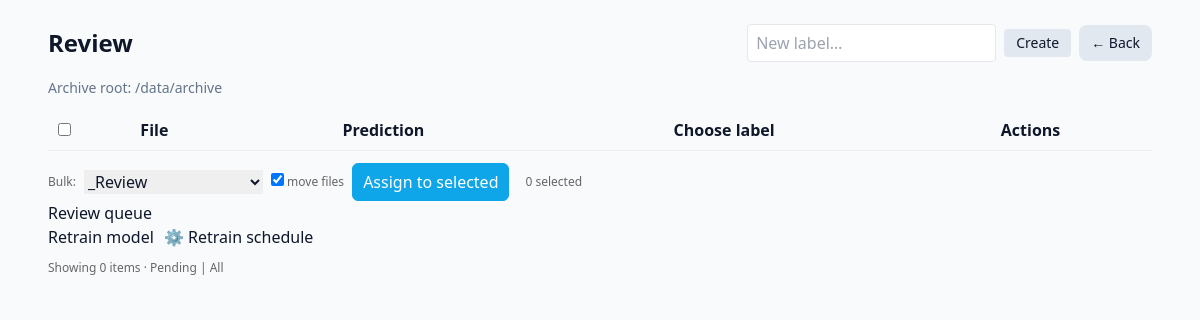
/review, run on an earlier commit of the app's database.
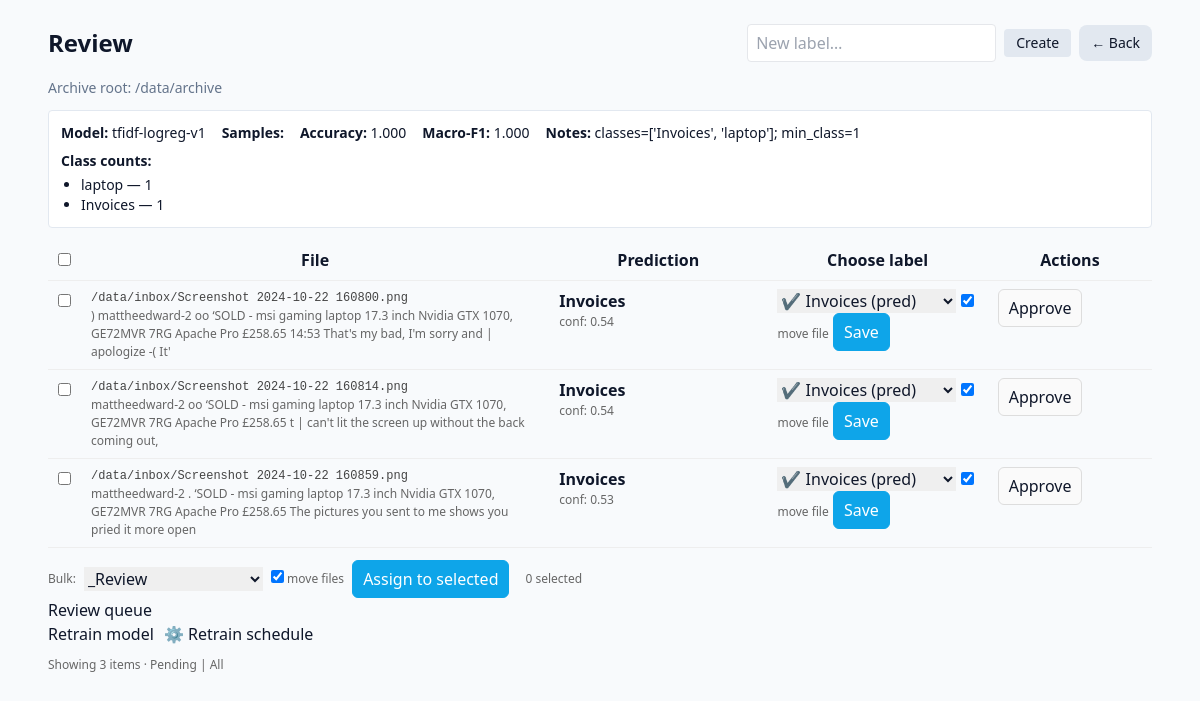
And on a later commit of the database.
### tables this page shows
CREATE TABLE ml_models (
  id         INTEGER PRIMARY KEY,
  version    TEXT NOT NULL,
  path       TEXT NOT NULL,
  trained_at TIMESTAMP DEFAULT CURRENT_TIMESTAMP,
  accuracy   REAL,
  macro_f1   REAL,
  notes      TEXT
);

CREATE TABLE ml_samples (
  file_hash       TEXT PRIMARY KEY,
  path            TEXT,
  text            TEXT,
  predicted_label TEXT,
  confidence      REAL,
  created_at      TIMESTAMP DEFAULT CURRENT_TIMESTAMP,
  updated_at      TIMESTAMP DEFAULT CURRENT_TIMESTAMP
);

### nas_file_organizer/web/review_router.py (the view)
@router.get("", response_class=HTMLResponse, name="review_page")  # -> GET /review
def review_page(request: Request, only_pending: int = 1):
    sql = """
      SELECT s.file_hash, s.path, s.text, s.predicted_label, s.confidence,
             (SELECT label FROM ml_labels WHERE file_hash = s.file_hash) AS gold_label
      FROM ml_samples AS s
      ORDER BY s.created_at DESC LIMIT 100
    """
    with db() as con:
        rows = con.execute(sql).fetchall()
    if only_pending:
        rows = [r for r in rows if r["gold_label"] is None]
    return templates.TemplateResponse("review.html", {
        "request": request,
        "rows": rows,
        "labels": _labels(),
        "archive_root": ARCHIVE_ROOT,
        "metrics": latest_metrics(),
        "class_counts": per_class_counts(),
    })

### templates/review.html (shortened to what this page needs)
<!doctype html>
<html>
<head>
  <script src="https://cdn.tailwindcss.com"></script>
</head>
<body class="bg-slate-50 text-slate-900">
  <div class="max-w-6xl mx-auto p-6">
    <div class="flex items-center justify-between mb-4">
      <h1 class="text-2xl font-bold">Review</h1>
      <div class="flex items-center gap-2">
        <form method="post" action="/review/labels/new" class="flex items-center gap-2">
          <input type="text" name="name" placeholder="New label…" class="px-2 py-1 border rounded">
          <button class="px-3 py-1 rounded bg-slate-200 hover:bg-slate-300 text-sm" type="submit">Create</button>
        </form>
        <a href="/" class="px-3 py-2 rounded-lg bg-slate-200 hover:bg-slate-300 text-sm">← Back</a>
      </div>
    </div>
    <p class="text-slate-500 text-sm mb-3">Archive root: {{ archive_root }}</p>
{% if metrics %}
<div class="bg-white rounded border border-slate-200 p-3 mb-3">
  <div class="flex flex-wrap gap-4 items-baseline text-sm">
    <div><span class="font-semibold">Model:</span> {{ metrics.version }}</div>
    {% if metrics.samples is not none %}<div><span class="font-semibold">Samples:</span> {{ metrics.samples }}</div>{% endif %}
    <div><span class="font-semibold">Accuracy:</span>
      {% if metrics.accuracy is not none %}{{ '%.3f'|format(metrics.accuracy) }}{% else %}n/a{% endif %}
    </div>
    <div><span class="font-semibold">Macro-F1:</span>
      {% if metrics.macro_f1 is not none %}{{ '%.3f'|format(metrics.macro_f1) }}{% else %}n/a{% endif %}
    </div>
    {% if metrics.notes %}<div><span class="font-semibold">Notes:</span> {{ metrics.notes }}</div>{% endif %}
  </div>
  {% if class_counts and class_counts|length > 0 %}
  <div class="mt-2 text-sm">
    <span class="font-semibold">Class counts:</span>
    <ul class="list-disc ml-5 mt-1">
      {% for label, n in class_counts[:8] %}
      <li>{{ label }} — {{ n }}</li>
      {% endfor %}
    </ul>
  </div>
  {% endif %}
</div>
{% endif %}
    <table>
      <thead>
        <tr>
          <th style="width:2%"><input type="checkbox" id="checkAll"/></th>
          <th>File</th>
          <th>Prediction</th>
          <th>Choose label</th>
          <th class="actions">Actions</th>
        </tr>
      </thead>
      <tbody>
        {% for r in rows %}
        <tr>
          <td>
            <input type="checkbox" name="file_hash" value="{{ r['file_hash'] }}" class="rowCheck" form="bulkForm"/>
          </td>
          <td style="width:43%">
            <div class="path">{{ r["path"] }}</div>
            <div class="muted">{{ (r["text"] or "")[:160] }}</div>
          </td>
          <td style="width:20%">
            <div><strong>{{ r["predicted_label"] or "—" }}</strong></div>
            <div class="muted conf">conf: {{ '%.2f' % (r["confidence"] or 0) }}</div>
          </td>
          <td style="width:20%">
            <form class="inline" method="post" action="/review/submit">
              <select name="corrected_label">
                {% if r["predicted_label"] %}
                  <option value="{{ r['predicted_label'] }}">✔ {{ r['predicted_label'] }} (pred)</option>
                {% endif %}
              </select>
              <label class="muted"><input type="checkbox" name="move_file" value="1" checked/> move file</label>
              <button class="btn primary" type="submit">Save</button>
            </form>
          </td>
          <td class="actions" style="width:15%">
            {% if r["predicted_label"] %}
            <form class="inline" method="post" action="/review/submit">
              <button class="btn" type="submit">Approve</button>
            </form>
            {% endif %}
          </td>
        </tr>
        {% endfor %}
      </tbody>
    </table>
    <form method="post" action="/review/bulk" id="bulkForm" style="margin-top:12px; display:flex; gap:8px; align-items:center;">
      <span class="muted">Bulk:</span>
      <select name="corrected_label">
        <option value="_Review">_Review</option>
      </select>
      <label class="muted"><input type="checkbox" name="move_file" value="1" checked/> move files</label>
      <button class="btn primary" type="submit">Assign to selected</button>
      <span id="selCount" class="muted" style="margin-left:8px;">0 selected</span>
    </form>
    <div class="top">
  <h2>Review queue</h2>
  <div style="display:flex; gap:10px; align-items:center">
    <form method="post" action="/review/retrain">
      <button class="primary" type="submit">Retrain model</button>
    </form>
    <a href="/settings/schedule">
      <button type="button">⚙️ Retrain schedule</button>
    </a>
  </div>
</div>
    <div class="row muted" style="margin-top:10px;">
      Showing {{ rows|length }} items ·
      <a href="/review?only_pending=1">Pending</a> |
      <a href="/review?only_pending=0">All</a>
    </div>
  </div>
</body>
</html>

### templates/review.html (style rules this page uses)
table { width: 100%; border-collapse: collapse; }
th, td { padding: 8px 10px; border-bottom: 1px solid #eee; vertical-align: top; }
.muted { color: #666; font-size: 12px; }
.conf { font-variant-numeric: tabular-nums; }
.path { font-family: ui-monospace, SFMono-Regular, Menlo, monospace; font-size: 12px; color:#444; }
.actions { white-space: nowrap; }
.btn { padding: 6px 10px; border: 1px solid #ddd; border-radius: 6px; background: #fafafa; cursor: pointer; }
.btn.primary { background: #0ea5e9; color: white; border-color: #0ea5e9; }
select, input[type=text] { padding: 6px 8px; }

What changed in the data, as far as the page shows it:
added ml_models: version "tfidf-logreg-v1", accuracy "1.000", macro_f1 "1.000", notes "classes=['Invoices', 'laptop']; min_class=1"
added ml_samples: path "/data/inbox/Screenshot 2024-10-22 160800.png", text ") mattheedward-2 oo ‘SOLD - msi gaming laptop 17.3 inch Nvidia GTX 1070, GE72MVR 7RG Apache Pro £258.65 14:53 That's my bad, I'm sorry and | apologize -( It'", predicted_label "Invoices", confidence "0.54", corrected_label "✔ Invoices (pred)"
added ml_samples: path "/data/inbox/Screenshot 2024-10-22 160814.png", text "mattheedward-2 oo ‘SOLD - msi gaming laptop 17.3 inch Nvidia GTX 1070, GE72MVR 7RG Apache Pro £258.65 t | can't lit the screen up without the back coming out,", predicted_label "Invoices", confidence "0.54", corrected_label "✔ Invoices (pred)"
added ml_samples: path "/data/inbox/Screenshot 2024-10-22 160859.png", text "mattheedward-2 . ‘SOLD - msi gaming laptop 17.3 inch Nvidia GTX 1070, GE72MVR 7RG Apache Pro £258.65 The pictures you sent to me shows you pried it more open", predicted_label "Invoices", confidence "0.53", corrected_label "✔ Invoices (pred)"
Also different on the page:
{{ rows|length }}: "0" → "3"
text now shown: "Model: Samples: Accuracy: Macro-F1: Notes: Class counts:"
new list line: "laptop — 1"
new list line: "Invoices — 1"
